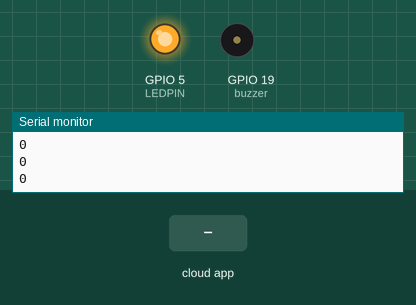
This sketch was run on a simulated ESP8266 (NodeMCU). Shown: output pins drawn as LEDs (lit = HIGH), buzzer (waves = sounding), the last lines printed to the serial monitor. The test bench sets the inputs (shaded band). WiFi joins after 1.5 s; servers stay silent unless stated; the Firebase database answers and starts empty.

Above: at 2.7 s.
2.8 s: the phone or cloud app sets switch to 1
At 4.5 s:
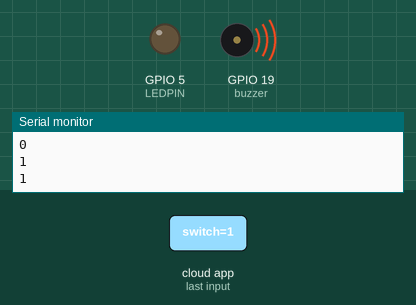
7.7 s: the phone or cloud app sets switch to 0
At 9.13 s:
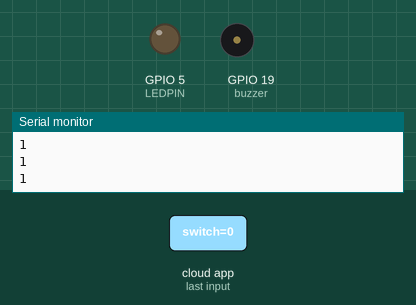
13.6 s: the phone or cloud app sets Sswitch to 1
At 19.5 s:
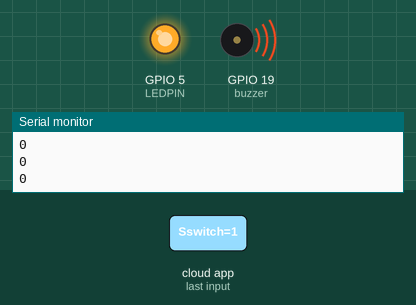
24.7 s: the phone or cloud app sets Sswitch to 0
At 28.2 s:
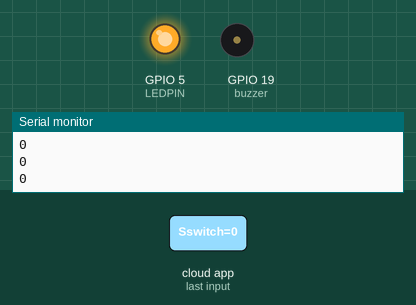
29.6 s: the phone or cloud app sets lswitch to 1
At 34.0 s:
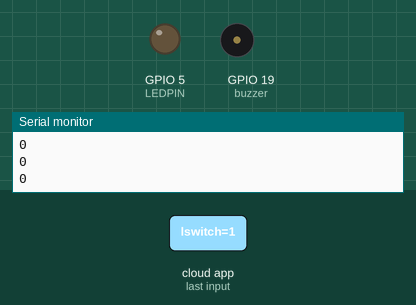
Timing chart, 0 to 35.5 s (numbered marks = the images above; inputs shaded):
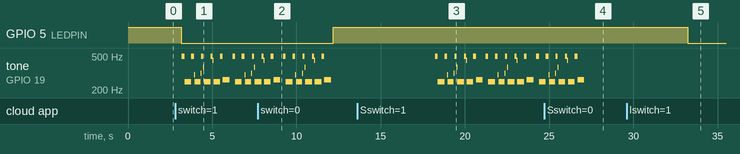

The sketch:

sw_mod.ino
```cpp
#include <Arduino.h>
#if defined(ESP32) || defined(ARDUINO_RASPBERRY_PI_PICO_W)
#include <WiFi.h>
#elif defined(ESP8266)
#include <ESP8266WiFi.h>
#endif

#include <Firebase_ESP_Client.h>
#include <addons/TokenHelper.h>
#include <addons/RTDBHelper.h>

#define WIFI_SSID "-"
#define WIFI_PASSWORD "-"
#define API_KEY "-"
#define DATABASE_URL "-"

FirebaseData fbdo;
FirebaseAuth auth;
FirebaseConfig config;

bool signupOK = false;

const int buzzer = 19;
const int LEDPIN = 5;
unsigned long previousMillis = 0;
const long interval = 3000;
bool switchval,lswitch,Sswitch;
void setup()
{
  Serial.begin(115200);
  pinMode(buzzer, OUTPUT);
  pinMode(LEDPIN, OUTPUT);
  digitalWrite(LEDPIN, HIGH);

  WiFi.begin(WIFI_SSID, WIFI_PASSWORD);

  while (WiFi.status() != WL_CONNECTED)
  {
    Serial.println("Connecting...");
    delay(300);
  }

  config.api_key = API_KEY;
  config.database_url = DATABASE_URL;

  if (Firebase.signUp(&config, &auth, "", ""))
  {
    signupOK = true;
  }

  config.token_status_callback = tokenStatusCallback;
  Firebase.begin(&config, &auth);
  Firebase.reconnectWiFi(true);
}

void loop()
{
  unsigned long currentMillis = millis();
   if (currentMillis - previousMillis >= interval)
  {
   previousMillis = currentMillis;
   static int firebaseStep = 0; // Variable to keep track of the current Firebase code block

  switch (firebaseStep)
  {
    case 0:
      if (Firebase.RTDB.getBool(&fbdo, F("detected_classes/switch")))
      {
        switchval = fbdo.boolData();
      }
      break;

    case 1:
      if (Firebase.RTDB.getBool(&fbdo, F("detected_classes/lswitch")))
      {
        lswitch = fbdo.boolData();
      }
      break;

    case 2:
      if (Firebase.RTDB.getBool(&fbdo, F("detected_classes/Sswitch")))
      {
        Sswitch = fbdo.boolData();
      }
      break;
  }
  firebaseStep = (firebaseStep + 1) % 3;
}

  if (switchval)
  {
    digitalWrite(LEDPIN, LOW);

for (unsigned char i = 0; i < 80; i++)
{
  digitalWrite(buzzer, HIGH);
  delay(1);
  digitalWrite(buzzer, LOW);
  delay(1);
}


for (unsigned char i = 0; i < 100; i++)
{
  digitalWrite(buzzer, HIGH);
  delay(2);
  digitalWrite(buzzer, LOW);
  delay(2);
}

  }

else if(lswitch && Sswitch){
   digitalWrite(LEDPIN, LOW);

for (unsigned char i = 0; i < 80; i++)
{
  digitalWrite(buzzer, HIGH);
  delay(1);
  digitalWrite(buzzer, LOW);
  delay(1);
}


for (unsigned char i = 0; i < 100; i++)
{
  digitalWrite(buzzer, HIGH);
  delay(2);
  digitalWrite(buzzer, LOW);
  delay(2);
}

}


else if(lswitch){
  digitalWrite(LEDPIN, LOW);

}

else if(Sswitch){
  for (unsigned char i = 0; i < 80; i++)
{
  digitalWrite(buzzer, HIGH);
  delay(1);
  digitalWrite(buzzer, LOW);
  delay(1);
}

for (unsigned char i = 0; i < 100; i++)
{
  digitalWrite(buzzer, HIGH);
  delay(2);
  digitalWrite(buzzer, LOW);
  delay(2);
}
}


  else
  {
    digitalWrite(LEDPIN, HIGH);
  }
  Serial.println(switchval);
  delay(10);
}
```

Measured:
- after the input at 2.8 s, GPIO 5 (LEDPIN): HIGH → LOW after 0.36 s; tone on GPIO 19 (buzzer): plays 498 Hz for 0.16 s, 250 Hz for 0.40 s, 498 Hz for 0.16 s, 302 Hz for 0.04 s, 250 Hz for 0.36 s, 314 Hz for 0.04 s … (23 notes in this stretch), starting after 0.40 s
- after the input at 7.7 s, GPIO 5 (LEDPIN): LOW → HIGH after 4.5 s; tone on GPIO 19 (buzzer): goes on until 12.1 s, then stays silent
- after the input at 13.6 s, tone on GPIO 19 (buzzer): silent → 498 Hz after 4.6 s, then repeats every 3.0 s: 250 Hz 0.40 s, 498 Hz 0.16 s, 302 Hz 0.04 s, 250 Hz 0.36 s, 314 Hz 0.04 s, 498 Hz 0.12 s, 371 Hz 0.04 s, 250 Hz 0.40 s, 498 Hz 0.12 s, 447 Hz 0.04 s, 250 Hz 0.40 s, 498 Hz 0.16 s, 263 Hz 0.40 s, silent 0.17 s, 498 Hz 0.16 s
- after the input at 24.7 s, tone on GPIO 19 (buzzer): goes on until 27.1 s, then stays silent
- after the input at 29.6 s, GPIO 5 (LEDPIN): HIGH → LOW after 3.6 s
